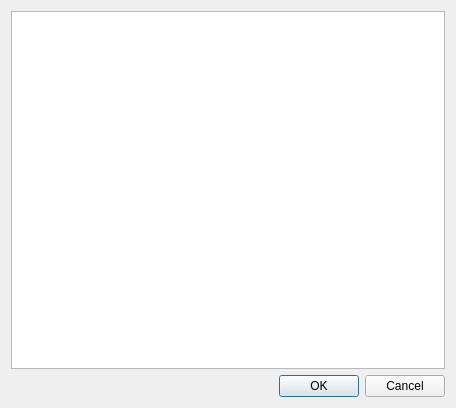
<?xml version="1.0" encoding="UTF-8"?>
<ui version="4.0">
 <class>SelectItemDialog</class>
 <widget class="QDialog" name="SelectItemDialog">
  <property name="geometry">
   <rect>
    <x>0</x>
    <y>0</y>
    <width>456</width>
    <height>408</height>
   </rect>
  </property>
  <property name="windowTitle">
   <string>Dialog</string>
  </property>
  <layout class="QVBoxLayout" name="verticalLayout">
   <item>
    <widget class="QListWidget" name="listWidget"/>
   </item>
   <item>
    <layout class="QHBoxLayout" name="horizontalLayout">
     <item>
      <spacer name="horizontalSpacer">
       <property name="orientation">
        <enum>Qt::Horizontal</enum>
       </property>
       <property name="sizeHint" stdset="0">
        <size>
         <width>40</width>
         <height>20</height>
        </size>
       </property>
      </spacer>
     </item>
     <item>
      <widget class="QPushButton" name="pushButton">
       <property name="text">
        <string>OK</string>
       </property>
      </widget>
     </item>
     <item>
      <widget class="QPushButton" name="pushButton_2">
       <property name="text">
        <string>Cancel</string>
       </property>
      </widget>
     </item>
    </layout>
   </item>
  </layout>
 </widget>
 <resources/>
 <connections>
  <connection>
   <sender>pushButton</sender>
   <signal>clicked()</signal>
   <receiver>SelectItemDialog</receiver>
   <slot>accept()</slot>
   <hints>
    <hint type="sourcelabel">
     <x>25</x>
     <y>139</y>
    </hint>
    <hint type="destinationlabel">
     <x>6</x>
     <y>137</y>
    </hint>
   </hints>
  </connection>
  <connection>
   <sender>pushButton_2</sender>
   <signal>clicked()</signal>
   <receiver>SelectItemDialog</receiver>
   <slot>reject()</slot>
   <hints>
    <hint type="sourcelabel">
     <x>180</x>
     <y>131</y>
    </hint>
    <hint type="destinationlabel">
     <x>201</x>
     <y>136</y>
    </hint>
   </hints>
  </connection>
 </connections>
</ui>
